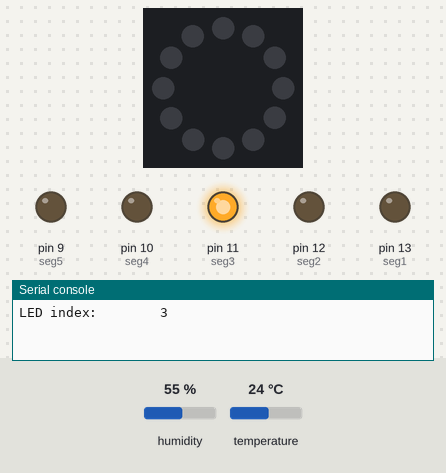
A program run on a simulated MicroPython board. On the bench: 12 RGB LEDs in a ring, first at the top, clockwise, output pins drawn as LEDs (lit = HIGH), the last lines printed to the serial console. The test bench sets the inputs (shaded band); at power-on: temperature 24 °C, humidity 55 %. Dim RGB values are drawn brighter than linear; library files of the repository ran but are not shown: dht20.py.

Above: at 1.3 s.
1.4 s: temperature set to 12 °C
At 5.7 s:
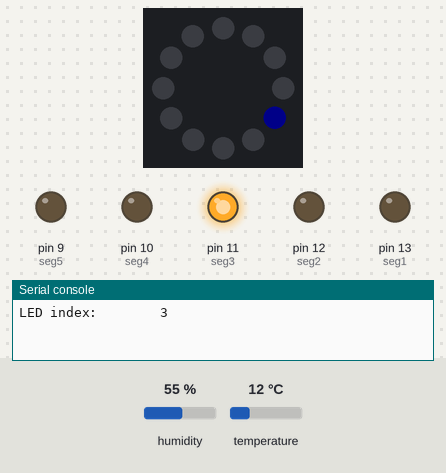
7.4 s: humidity set to 22 %
At 11.6 s:
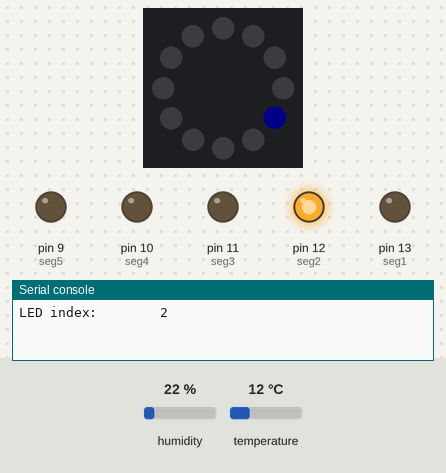
13.4 s: humidity set to 68 %
At 16.3 s:
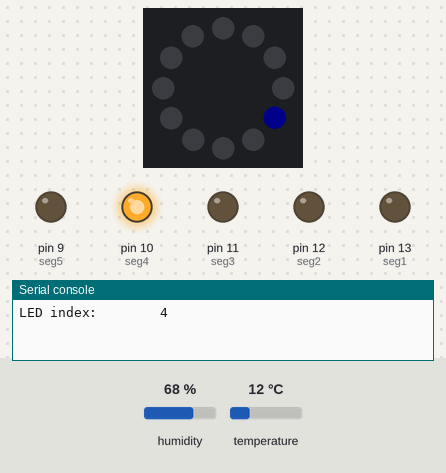
19.4 s: humidity set to 88 %
At 21.1 s:
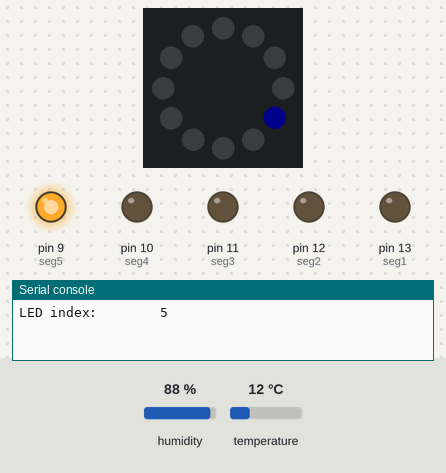
25.4 s: humidity set to 19 %
At 31.7 s:
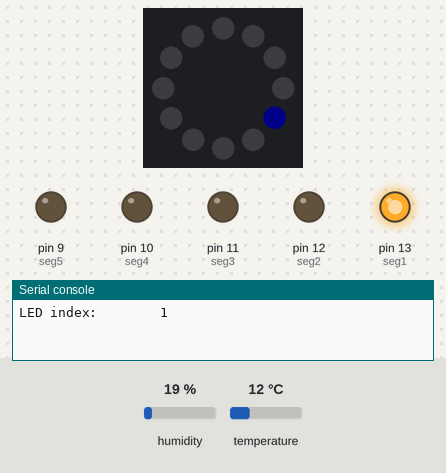
32.0 s: humidity set to 40 %
At 36.5 s:
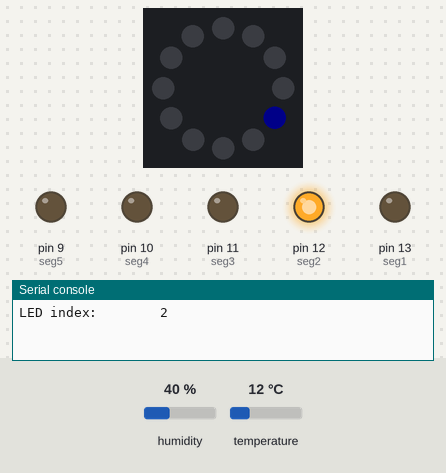
Timing chart, 0 to 38.0 s (numbered marks = the images above; inputs shaded):
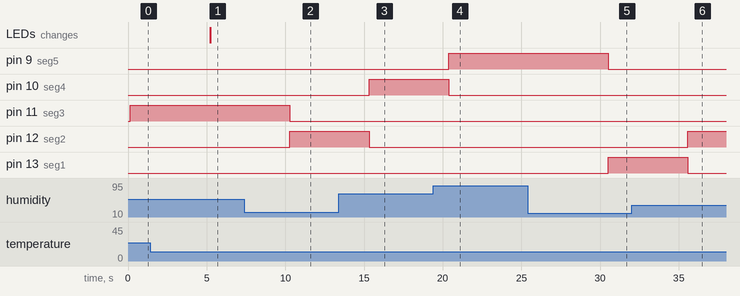

Measured:
- after the input at 1.4 s, the LEDs: change after 3.8 s (image 1)
- after the input at 7.4 s, pin 11 (seg3): HIGH → LOW after 2.9 s; pin 12 (seg2): LOW → HIGH after 2.9 s
- after the input at 13.4 s, pin 10 (seg4): LOW → HIGH after 1.9 s; pin 12 (seg2): HIGH → LOW after 1.9 s
- after the input at 19.4 s, pin 9 (seg5): LOW → HIGH after 0.99 s; pin 10 (seg4): HIGH → LOW after 0.99 s
- after the input at 25.4 s, pin 9 (seg5): HIGH → LOW after 5.1 s; pin 13 (seg1): LOW → HIGH after 5.1 s
- after the input at 32.0 s, pin 12 (seg2): LOW → HIGH after 3.6 s; pin 13 (seg1): HIGH → LOW after 3.6 s

The program:

Day9c.py
```python
'''
Temperature and Humidity display (ring and bar with sensor) - one light on per LED ring/bar
'''

from machine import Pin, I2C
import time
from dht20 import DHT20
from neopixel import NeoPixel
import math

# Set up I2C pins
i2c1_sda = Pin(14)
i2c1_scl = Pin(15)

# Set up pin for ring LED
ring = NeoPixel(Pin(2), 12)

# Set up GPIOs 9-13 for bar graph LED
seg1 = Pin(13, Pin.OUT)
seg2 = Pin(12, Pin.OUT)
seg3 = Pin(11, Pin.OUT)
seg4 = Pin(10, Pin.OUT)
seg5 = Pin(9, Pin.OUT)

# Set up I2C
i2c1 = I2C(1, sda=i2c1_sda, scl=i2c1_scl)

# Set up DHT20 device with I2C address
dht20 = DHT20(0x38, i2c1)

# temperature-LED dictionary
temp_dict = {8: 0, 9: 1, 10: 2, 11: 3, 12: 4, 13: 5, 14: 6, 15: 7, 16: 8, 17: 9, 18: 10, 19: 11}
hum_dict = {1: seg1, 2: seg2, 3: seg3, 4: seg4, 5: seg5}

# bar graph LED segments
segments = [seg1, seg2, seg3, seg4, seg5]

while True:

    # Grab data from the sensor dictionary
    measurements = dht20.measurements
    temp = round(measurements['t'])
    humidity = round(measurements['rh'])

    # turn bar graph LEDs off
    for segment in segments:
        segment.value(0)

    if temp not in temp_dict:

        pass
        print(f"*** Temperature {temp}°C is out of temperature range ***")

    else:
        ring.fill((0, 0, 0)) # turn all LEDs off
        ring.write()

        # Print the data
        print("------ Environment -------") # Heading
        print(f"Temperature:      {temp}°C")
        print(f"LED index:        {temp_dict[temp]}")

        ring[temp_dict[temp]] = (0, 0, 10)
        ring.write()

    if humidity <= 20:
        seg1.value(1)
    elif humidity <= 40:
        seg2.value(1)
    elif humidity <= 60:
        seg3.value(1)
    elif humidity <= 80:
        seg4.value(1)
    else:
       seg5.value(1)

    hum_led = int(math.ceil(humidity/20))
    print(f"Humidty:          {humidity}%")
    print(f"LED index:        {hum_led}")
    print("\n")

    # Wait 5 seconds
    time.sleep(5)
```
